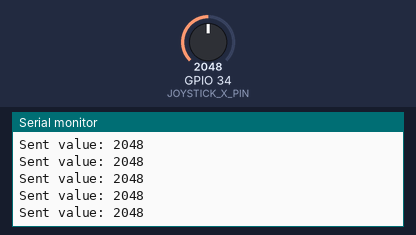
Simulated run of this sketch. Board: ESP32. Shown: the last lines printed to the serial monitor. Inputs (shaded band) come from the test bench; at power-on: GPIO 34 (JOYSTICK_X_PIN) = 2048.

Above: at 1.2 s.
1.3 s: GPIO 34 (JOYSTICK_X_PIN) set to 2866
At 2.1 s:
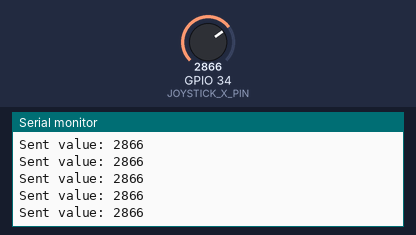
2.8 s: GPIO 34 (JOYSTICK_X_PIN) set to 3603
At 3.5 s:
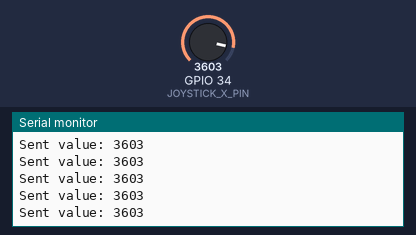
Timing chart, 0 to 5.8 s (numbered marks = the images above; inputs shaded):
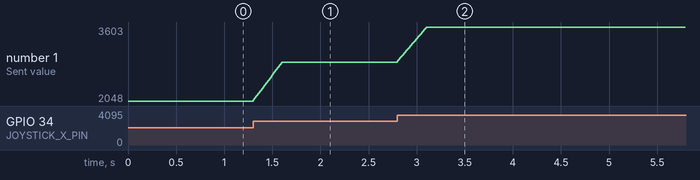

Measured:
- after the input at 1.3 s, the serial monitor: prints a new line at once (image 1)
- after the input at 2.8 s, the serial monitor: prints a new line at once (image 2)
- plotted number 1: 2048 → 2866 after the input at 1.3 s, 2866 → 3603 after the input at 2.8 s

The sketch:

esp_JOYSTICK.ino
```cpp
#include <esp_now.h>
#include <WiFi.h>

const int JOYSTICK_X_PIN = 34;  // Пин оси X джойстика

// Фильтрация значений
const int SAMPLE_SIZE = 15;
int samples[SAMPLE_SIZE];
int sampleIndex = 0;

// Широковещательный адрес
uint8_t broadcastAddress[] = {0xFF, 0xFF, 0xFF, 0xFF, 0xFF, 0xFF};

// Структура для передачи данных
typedef struct message {
  uint16_t joystickValue;  // Сырое значение 0-4095
} message;

message dataToSend;

void setup() {
  Serial.begin(115200);
  WiFi.mode(WIFI_STA);

  // Инициализация ESP-NOW
  if (esp_now_init() != ESP_OK) {
    Serial.println("Error initializing ESP-NOW");
    return;
  }

  // Регистрация пира
  esp_now_peer_info_t peerInfo;
  memset(&peerInfo, 0, sizeof(peerInfo));
  memcpy(peerInfo.peer_addr, broadcastAddress, 6);
  peerInfo.channel = 0;
  peerInfo.encrypt = false;

  if (esp_now_add_peer(&peerInfo) != ESP_OK) {
    Serial.println("Failed to add peer");
    return;
  }

  // Инициализация буфера сглаживания
  for (int i = 0; i < SAMPLE_SIZE; i++) {
    samples[i] = analogRead(JOYSTICK_X_PIN);
  }

  Serial.println("Joystick Transmitter Ready");
}

void loop() {
  // Считывание и фильтрация значений джойстика
  samples[sampleIndex] = analogRead(JOYSTICK_X_PIN);
  sampleIndex = (sampleIndex + 1) % SAMPLE_SIZE;

  long sum = 0;
  for (int i = 0; i < SAMPLE_SIZE; i++) {
    sum += samples[i];
  }
  int smoothedValue = sum / SAMPLE_SIZE;

  // Упаковка данных для отправки
  dataToSend.joystickValue = smoothedValue;

  // Отправка данных
  esp_err_t result = esp_now_send(broadcastAddress, (uint8_t *) &dataToSend, sizeof(dataToSend));

  if (result == ESP_OK) {
    Serial.print("Sent value: ");
    Serial.println(smoothedValue);
  } else {
    Serial.println("Error sending data");
  }

  delay(20); // Интервал отправки
}
```
